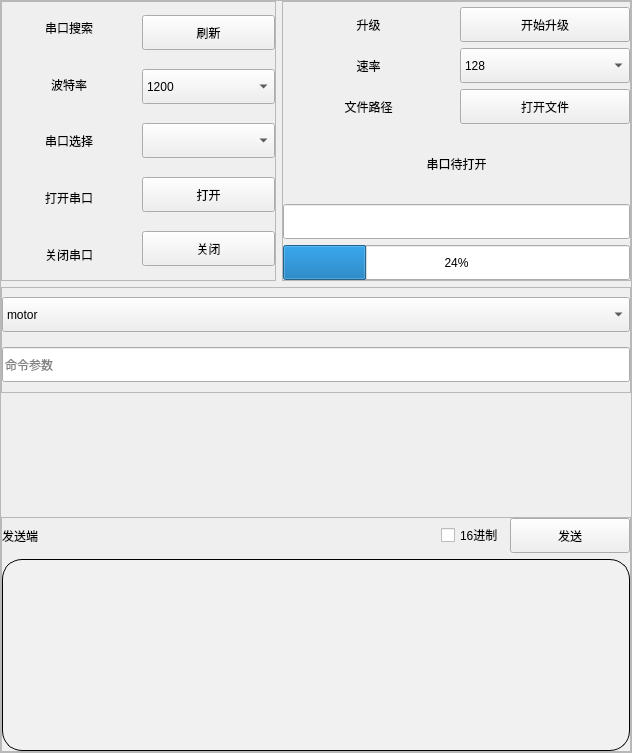
                        <widget class="QFrame" name="frame_2">
                         <property name="frameShape">
                          <enum>QFrame::StyledPanel</enum>
                         </property>
                         <property name="frameShadow">
                          <enum>QFrame::Raised</enum>
                         </property>
                         <layout class="QVBoxLayout" name="verticalLayout_30">
                          <property name="leftMargin">
                           <number>0</number>
                          </property>
                          <property name="topMargin">
                           <number>0</number>
                          </property>
                          <property name="rightMargin">
                           <number>0</number>
                          </property>
                          <property name="bottomMargin">
                           <number>0</number>
                          </property>
                          <item>
                           <layout class="QHBoxLayout" name="horizontalLayout_26">
                            <item>
                             <widget class="QFrame" name="frame_5">
                              <property name="minimumSize">
                               <size>
                                <width>275</width>
                                <height>280</height>
                               </size>
                              </property>
                              <property name="frameShape">
                               <enum>QFrame::StyledPanel</enum>
                              </property>
                              <property name="frameShadow">
                               <enum>QFrame::Raised</enum>
                              </property>
                              <layout class="QHBoxLayout" name="horizontalLayout_13">
                               <property name="leftMargin">
                                <number>0</number>
                               </property>
                               <property name="topMargin">
                                <number>0</number>
                               </property>
                               <property name="rightMargin">
                                <number>0</number>
                               </property>
                               <property name="bottomMargin">
                                <number>0</number>
                               </property>
                               <item>
                                <layout class="QVBoxLayout" name="verticalLayout_17">
                                 <item>
                                  <widget class="QLabel" name="Com_Refresh_Label">
                                   <property name="minimumSize">
                                    <size>
                                     <width>120</width>
                                     <height>35</height>
                                    </size>
                                   </property>
                                   <property name="text">
                                    <string>串口搜索</string>
                                   </property>
                                   <property name="alignment">
                                    <set>Qt::AlignCenter</set>
                                   </property>
                                  </widget>
                                 </item>
                                 <item>
                                  <widget class="QLabel" name="Com_Baud_Label">
                                   <property name="minimumSize">
                                    <size>
                                     <width>120</width>
                                     <height>35</height>
                                    </size>
                                   </property>
                                   <property name="text">
                                    <string>波特率</string>
                                   </property>
                                   <property name="alignment">
                                    <set>Qt::AlignCenter</set>
                                   </property>
                                  </widget>
                                 </item>
                                 <item>
                                  <widget class="QLabel" name="Com_Name_Label">
                                   <property name="minimumSize">
                                    <size>
                                     <width>120</width>
                                     <height>35</height>
                                    </size>
                                   </property>
                                   <property name="text">
                                    <string>串口选择</string>
                                   </property>
                                   <property name="alignment">
                                    <set>Qt::AlignCenter</set>
                                   </property>
                                  </widget>
                                 </item>
                                 <item>
                                  <widget class="QLabel" name="Com_Open_Label">
                                   <property name="minimumSize">
                                    <size>
                                     <width>120</width>
                                     <height>35</height>
                                    </size>
                                   </property>
                                   <property name="text">
                                    <string>打开串口</string>
                                   </property>
                                   <property name="alignment">
                                    <set>Qt::AlignCenter</set>
                                   </property>
                                  </widget>
                                 </item>
                                 <item>
                                  <widget class="QLabel" name="Com_Close_Label">
                                   <property name="minimumSize">
                                    <size>
                                     <width>120</width>
                                     <height>35</height>
                                    </size>
                                   </property>
                                   <property name="text">
                                    <string>关闭串口</string>
                                   </property>
                                   <property name="alignment">
                                    <set>Qt::AlignCenter</set>
                                   </property>
                                  </widget>
                                 </item>
                                </layout>
                               </item>
                               <item>
                                <layout class="QVBoxLayout" name="verticalLayout_20">
                                 <item>
                                  <widget class="QPushButton" name="Com_Refresh_Button">
                                   <property name="minimumSize">
                                    <size>
                                     <width>120</width>
                                     <height>35</height>
                                    </size>
                                   </property>
                                   <property name="cursor">
                                    <cursorShape>PointingHandCursor</cursorShape>
                                   </property>
                                   <property name="text">
                                    <string>刷新</string>
                                   </property>
                                  </widget>
                                 </item>
                                 <item>
                                  <widget class="QComboBox" name="Com_Baud_Combo">
                                   <property name="minimumSize">
                                    <size>
                                     <width>120</width>
                                     <height>35</height>
                                    </size>
                                   </property>
                                   <property name="cursor">
                                    <cursorShape>PointingHandCursor</cursorShape>
                                   </property>
                                   <item>
                                    <property name="text">
                                     <string>1200</string>
                                    </property>
                                   </item>
                                   <item>
                                    <property name="text">
                                     <string>9600</string>
                                    </property>
                                   </item>
                                   <item>
                                    <property name="text">
                                     <string>14400</string>
                                    </property>
                                   </item>
                                   <item>
                                    <property name="text">
                                     <string>19200</string>
                                    </property>
                                   </item>
                                   <item>
                                    <property name="text">
                                     <string>38400</string>
                                    </property>
                                   </item>
                                   <item>
                                    <property name="text">
                                     <string>57600</string>
                                    </property>
                                   </item>
                                   <item>
                                    <property name="text">
                                     <string>115200</string>
                                    </property>
                                   </item>
                                   <item>
                                    <property name="text">
                                     <string>230400</string>
                                    </property>
                                   </item>
                                  </widget>
                                 </item>
                                 <item>
                                  <widget class="QComboBox" name="Com_Name_Combo">
                                   <property name="minimumSize">
                                    <size>
                                     <width>120</width>
                                     <height>35</height>
                                    </size>
                                   </property>
                                   <property name="cursor">
                                    <cursorShape>PointingHandCursor</cursorShape>
                                   </property>
                                  </widget>
                                 </item>
                                 <item>
                                  <widget class="QPushButton" name="Com_Open_Button">
                                   <property name="minimumSize">
                                    <size>
                                     <width>120</width>
                                     <height>35</height>
                                    </size>
                                   </property>
                                   <property name="cursor">
                                    <cursorShape>PointingHandCursor</cursorShape>
                                   </property>
                                   <property name="text">
                                    <string>打开</string>
                                   </property>
                                  </widget>
                                 </item>
                                 <item>
                                  <widget class="QPushButton" name="Com_Close_Button">
                                   <property name="minimumSize">
                                    <size>
                                     <width>120</width>
                                     <height>35</height>
                                    </size>
                                   </property>
                                   <property name="cursor">
                                    <cursorShape>PointingHandCursor</cursorShape>
                                   </property>
                                   <property name="text">
                                    <string>关闭</string>
                                   </property>
                                  </widget>
                                 </item>
                                </layout>
                               </item>
                              </layout>
                             </widget>
                            </item>
                            <item>
                             <widget class="QFrame" name="frame_11">
                              <property name="minimumSize">
                               <size>
                                <width>275</width>
                                <height>280</height>
                               </size>
                              </property>
                              <property name="frameShape">
                               <enum>QFrame::StyledPanel</enum>
                              </property>
                              <property name="frameShadow">
                               <enum>QFrame::Raised</enum>
                              </property>
                              <layout class="QVBoxLayout" name="verticalLayout_33">
                               <property name="leftMargin">
                                <number>0</number>
                               </property>
                               <property name="topMargin">
                                <number>5</number>
                               </property>
                               <property name="rightMargin">
                                <number>0</number>
                               </property>
                               <property name="bottomMargin">
                                <number>0</number>
                               </property>
                               <item>
                                <layout class="QVBoxLayout" name="verticalLayout_28">
                                 <item>
                                  <layout class="QHBoxLayout" name="horizontalLayout_14">
                                   <item>
                                    <layout class="QVBoxLayout" name="verticalLayout_18">
                                     <item>
                                      <widget class="QLabel" name="label_9">
                                       <property name="text">
                                        <string>升级</string>
                                       </property>
                                       <property name="alignment">
                                        <set>Qt::AlignCenter</set>
                                       </property>
                                      </widget>
                                     </item>
                                     <item>
                                      <widget class="QLabel" name="label_14">
                                       <property name="text">
                                        <string>速率</string>
                                       </property>
                                       <property name="alignment">
                                        <set>Qt::AlignCenter</set>
                                       </property>
                                      </widget>
                                     </item>
                                     <item>
                                      <widget class="QLabel" name="label_17">
                                       <property name="text">
                                        <string>文件路径</string>
                                       </property>
                                       <property name="alignment">
                                        <set>Qt::AlignCenter</set>
                                       </property>
                                      </widget>
                                     </item>
                                    </layout>
                                   </item>
                                   <item>
                                    <layout class="QVBoxLayout" name="verticalLayout_26">
                                     <item>
                                      <widget class="QPushButton" name="pushButton_2">
                                       <property name="minimumSize">
                                        <size>
                                         <width>120</width>
                                         <height>35</height>
                                        </size>
                                       </property>
                                       <property name="cursor">
                                        <cursorShape>PointingHandCursor</cursorShape>
                                       </property>
                                       <property name="text">
                                        <string>开始升级</string>
                                       </property>
                                      </widget>
                                     </item>
                                     <item>
                                      <widget class="QComboBox" name="comboBox">
                                       <property name="minimumSize">
                                        <size>
                                         <width>120</width>
                                         <height>35</height>
                                        </size>
                                       </property>
                                       <item>
                                        <property name="text">
                                         <string>128</string>
                                        </property>
                                       </item>
                                       <item>
                                        <property name="text">
                                         <string>1024</string>
                                        </property>
                                       </item>
                                      </widget>
                                     </item>
                                     <item>
                                      <widget class="QPushButton" name="Com_Open_file">
                                       <property name="minimumSize">
                                        <size>
                                         <width>120</width>
                                         <height>35</height>
                                        </size>
                                       </property>
                                       <property name="cursor">
                                        <cursorShape>PointingHandCursor</cursorShape>
                                       </property>
                                       <property name="text">
                                        <string>打开文件</string>
                                       </property>
                                      </widget>
                                     </item>
                                    </layout>
                                   </item>
                                  </layout>
                                 </item>
                                 <item>
                                  <layout class="QVBoxLayout" name="verticalLayout_27">
                                   <item>
                                    <widget class="QLabel" name="Com_isOpenOrNot_Label">
                                     <property name="minimumSize">
                                      <size>
                                       <width>0</width>
                                       <height>35</height>
                                      </size>
                                     </property>
                                     <property name="text">
                                      <string>串口待打开</string>
                                     </property>
                                     <property name="alignment">
                                      <set>Qt::AlignCenter</set>
                                     </property>
                                    </widget>
                                   </item>
                                   <item>
                                    <widget class="QLineEdit" name="Com_file_line">
                                     <property name="minimumSize">
                                      <size>
                                       <width>0</width>
                                       <height>35</height>
                                      </size>
                                     </property>
                                    </widget>
                                   </item>
                                   <item>
                                    <widget class="QProgressBar" name="progressBar">
                                     <property name="minimumSize">
                                      <size>
                                       <width>0</width>
                                       <height>35</height>
                                      </size>
                                     </property>
                                     <property name="layoutDirection">
                                      <enum>Qt::LeftToRight</enum>
                                     </property>
                                     <property name="value">
                                      <number>24</number>
                                     </property>
                                     <property name="orientation">
                                      <enum>Qt::Horizontal</enum>
                                     </property>
                                     <property name="textDirection">
                                      <enum>QProgressBar::TopToBottom</enum>
                                     </property>
                                    </widget>
                                   </item>
                                  </layout>
                                 </item>
                                </layout>
                               </item>
                              </layout>
                             </widget>
                            </item>
                           </layout>
                          </item>
                          <item>
                           <layout class="QVBoxLayout" name="verticalLayout_31">
                            <item>
                             <widget class="QFrame" name="frame_4">
                              <property name="minimumSize">
                               <size>
                                <width>610</width>
                                <height>106</height>
                               </size>
                              </property>
                              <property name="frameShape">
                               <enum>QFrame::StyledPanel</enum>
                              </property>
                              <property name="frameShadow">
                               <enum>QFrame::Raised</enum>
                              </property>
                              <layout class="QVBoxLayout" name="verticalLayout_29">
                               <property name="leftMargin">
                                <number>0</number>
                               </property>
                               <property name="topMargin">
                                <number>0</number>
                               </property>
                               <property name="rightMargin">
                                <number>0</number>
                               </property>
                               <property name="bottomMargin">
                                <number>0</number>
                               </property>
                               <item>
                                <widget class="QComboBox" name="Command_select">
                                 <property name="minimumSize">
                                  <size>
                                   <width>0</width>
                                   <height>35</height>
                                  </size>
                                 </property>
                                 <item>
                                  <property name="text">
                                   <string>motor</string>
                                  </property>
                                 </item>
                                 <item>
                                  <property name="text">
                                   <string>meas</string>
                                  </property>
                                 </item>
                                </widget>
                               </item>
                               <item>
                                <widget class="QLineEdit" name="lineEdit_3">
                                 <property name="minimumSize">
                                  <size>
                                   <width>0</width>
                                   <height>35</height>
                                  </size>
                                 </property>
                                 <property name="placeholderText">
                                  <string>命令参数</string>
                                 </property>
                                </widget>
                               </item>
                              </layout>
                             </widget>
                            </item>
                            <item>
                             <spacer name="verticalSpacer_2">
                              <property name="orientation">
                               <enum>Qt::Vertical</enum>
                              </property>
                              <property name="sizeHint" stdset="0">
                               <size>
                                <width>20</width>
                                <height>118</height>
                               </size>
                              </property>
                             </spacer>
                            </item>
                            <item>
                             <widget class="QFrame" name="frame_3">
                              <property name="minimumSize">
                               <size>
                                <width>630</width>
                                <height>160</height>
                               </size>
                              </property>
                              <property name="frameShape">
                               <enum>QFrame::StyledPanel</enum>
                              </property>
                              <property name="frameShadow">
                               <enum>QFrame::Raised</enum>
                              </property>
                              <layout class="QVBoxLayout" name="verticalLayout_32">
                               <property name="leftMargin">
                                <number>0</number>
                               </property>
                               <property name="topMargin">
                                <number>0</number>
                               </property>
                               <property name="rightMargin">
                                <number>0</number>
                               </property>
                               <property name="bottomMargin">
                                <number>0</number>
                               </property>
                               <item>
                                <layout class="QHBoxLayout" name="horizontalLayout_11">
                                 <item>
                                  <widget class="QLabel" name="label_7">
                                   <property name="minimumSize">
                                    <size>
                                     <width>120</width>
                                     <height>35</height>
                                    </size>
                                   </property>
                                   <property name="text">
                                    <string>发送端</string>
                                   </property>
                                   <property name="alignment">
                                    <set>Qt::AlignLeading|Qt::AlignLeft|Qt::AlignVCenter</set>
                                   </property>
                                  </widget>
                                 </item>
                                 <item>
                                  <spacer name="horizontalSpacer">
                                   <property name="orientation">
                                    <enum>Qt::Horizontal</enum>
                                   </property>
                                   <property name="sizeHint" stdset="0">
                                    <size>
                                     <width>208</width>
                                     <height>20</height>
                                    </size>
                                   </property>
                                  </spacer>
                                 </item>
                                 <item>
                                  <widget class="QCheckBox" name="hexSending_checkBox">
                                   <property name="sizePolicy">
                                    <sizepolicy hsizetype="Preferred" vsizetype="Fixed">
                                     <horstretch>0</horstretch>
                                     <verstretch>0</verstretch>
                                    </sizepolicy>
                                   </property>
                                   <property name="text">
                                    <string>16进制</string>
                                   </property>
                                  </widget>
                                 </item>
                                 <item>
                                  <widget class="QPushButton" name="Send_Button">
                                   <property name="minimumSize">
                                    <size>
                                     <width>120</width>
                                     <height>35</height>
                                    </size>
                                   </property>
                                   <property name="text">
                                    <string>发送</string>
                                   </property>
                                  </widget>
                                 </item>
                                </layout>
                               </item>
                               <item>
                                <widget class="QTextEdit" name="textEdit_Send">
                                 <property name="sizePolicy">
                                  <sizepolicy hsizetype="Preferred" vsizetype="Preferred">
                                   <horstretch>0</horstretch>
                                   <verstretch>0</verstretch>
                                  </sizepolicy>
                                 </property>
                                 <property name="minimumSize">
                                  <size>
                                   <width>520</width>
                                   <height>100</height>
                                  </size>
                                 </property>
                                 <property name="styleSheet">
                                  <string notr="true">QTextEdit#textEdit_Send{
	border-radius: 20px;
	border: 1px solid black;
	background-color: rgb(241, 241, 241);
}</string>
                                 </property>
                                </widget>
                               </item>
                              </layout>
                             </widget>
                            </item>
                           </layout>
                          </item>
                         </layout>
                        </widget>
